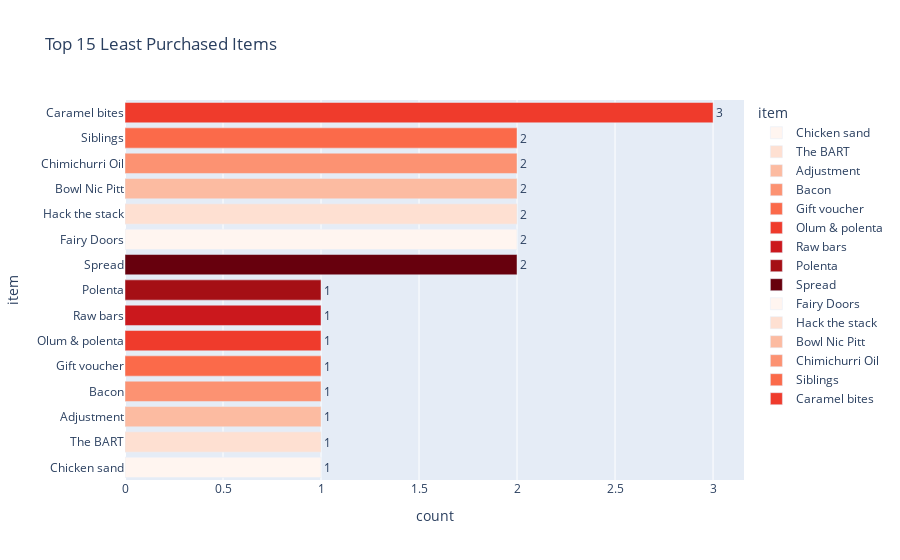

Notebook cell for this chart:
### Code cell
#BAsic EDA
item_counts = df['Item'].value_counts()

filtered_items = item_counts

least_items = filtered_items.nsmallest(15).reset_index()
least_items.columns = ['item', 'count']

fig = px.bar(
    least_items,
    x='count',
    y='item',
    orientation='h',
    title='Top 15 Least Purchased Items',
    text='count',
    color='item',
    color_discrete_sequence=px.colors.sequential.Reds
)

fig.update_traces(textposition='outside')
fig.update_layout(yaxis={'categoryorder': 'total ascending'})
fig.show()

### Figure 1 — Plotly figure (JSON) as saved in the notebook; plotly's stock layout.template omitted (floating-point values rounded to 4 significant figures)
{"data": [{"alignmentgroup": "True", "hovertemplate": "item=%{y}<br>count=%{text}<extra></extra>", "legendgroup": "Chicken sand", "marker": {"color": "rgb(255,245,240)", "pattern": {"shape": ""}}, "name": "Chicken sand", "offsetgroup": "Chicken sand", "orientation": "h", "showlegend": true, "text": [1], "textposition": "outside", "type": "bar", "x": [1], "xaxis": "x", "y": ["Chicken sand"], "yaxis": "y"}, {"alignmentgroup": "True", "hovertemplate": "item=%{y}<br>count=%{text}<extra></extra>", "legendgroup": "The BART", "marker": {"color": "rgb(254,224,210)", "pattern": {"shape": ""}}, "name": "The BART", "offsetgroup": "The BART", "orientation": "h", "showlegend": true, "text": [1], "textposition": "outside", "type": "bar", "x": [1], "xaxis": "x", "y": ["The BART"], "yaxis": "y"}, {"alignmentgroup": "True", "hovertemplate": "item=%{y}<br>count=%{text}<extra></extra>", "legendgroup": "Adjustment", "marker": {"color": "rgb(252,187,161)", "pattern": {"shape": ""}}, "name": "Adjustment", "offsetgroup": "Adjustment", "orientation": "h", "showlegend": true, "text": [1], "textposition": "outside", "type": "bar", "x": [1], "xaxis": "x", "y": ["Adjustment"], "yaxis": "y"}, {"alignmentgroup": "True", "hovertemplate": "item=%{y}<br>count=%{text}<extra></extra>", "legendgroup": "Bacon", "marker": {"color": "rgb(252,146,114)", "pattern": {"shape": ""}}, "name": "Bacon", "offsetgroup": "Bacon", "orientation": "h", "showlegend": true, "text": [1], "textposition": "outside", "type": "bar", "x": [1], "xaxis": "x", "y": ["Bacon"], "yaxis": "y"}, {"alignmentgroup": "True", "hovertemplate": "item=%{y}<br>count=%{text}<extra></extra>", "legendgroup": "Gift voucher", "marker": {"color": "rgb(251,106,74)", "pattern": {"shape": ""}}, "name": "Gift voucher", "offsetgroup": "Gift voucher", "orientation": "h", "showlegend": true, "text": [1], "textposition": "outside", "type": "bar", "x": [1], "xaxis": "x", "y": ["Gift voucher"], "yaxis": "y"}, {"alignmentgroup": "True", "hovertemplate": "item=%{y}<br>count=%{text}<extra></extra>", "legendgroup": "Olum & polenta", "marker": {"color": "rgb(239,59,44)", "pattern": {"shape": ""}}, "name": "Olum & polenta", "offsetgroup": "Olum & polenta", "orientation": "h", "showlegend": true, "text": [1], "textposition": "outside", "type": "bar", "x": [1], "xaxis": "x", "y": ["Olum & polenta"], "yaxis": "y"}, {"alignmentgroup": "True", "hovertemplate": "item=%{y}<br>count=%{text}<extra></extra>", "legendgroup": "Raw bars", "marker": {"color": "rgb(203,24,29)", "pattern": {"shape": ""}}, "name": "Raw bars", "offsetgroup": "Raw bars", "orientation": "h", "showlegend": true, "text": [1], "textposition": "outside", "type": "bar", "x": [1], "xaxis": "x", "y": ["Raw bars"], "yaxis": "y"}, {"alignmentgroup": "True", "hovertemplate": "item=%{y}<br>count=%{text}<extra></extra>", "legendgroup": "Polenta", "marker": {"color": "rgb(165,15,21)", "pattern": {"shape": ""}}, "name": "Polenta", "offsetgroup": "Polenta", "orientation": "h", "showlegend": true, "text": [1], "textposition": "outside", "type": "bar", "x": [1], "xaxis": "x", "y": ["Polenta"], "yaxis": "y"}, {"alignmentgroup": "True", "hovertemplate": "item=%{y}<br>count=%{text}<extra></extra>", "legendgroup": "Spread", "marker": {"color": "rgb(103,0,13)", "pattern": {"shape": ""}}, "name": "Spread", "offsetgroup": "Spread", "orientation": "h", "showlegend": true, "text": [2], "textposition": "outside", "type": "bar", "x": [2], "xaxis": "x", "y": ["Spread"], "yaxis": "y"}, {"alignmentgroup": "True", "hovertemplate": "item=%{y}<br>count=%{text}<extra></extra>", "legendgroup": "Fairy Doors", "marker": {"color": "rgb(255,245,240)", "pattern": {"shape": ""}}, "name": "Fairy Doors", "offsetgroup": "Fairy Doors", "orientation": "h", "showlegend": true, "text": [2], "textposition": "outside", "type": "bar", "x": [2], "xaxis": "x", "y": ["Fairy Doors"], "yaxis": "y"}, {"alignmentgroup": "True", "hovertemplate": "item=%{y}<br>count=%{text}<extra></extra>", "legendgroup": "Hack the stack", "marker": {"color": "rgb(254,224,210)", "pattern": {"shape": ""}}, "name": "Hack the stack", "offsetgroup": "Hack the stack", "orientation": "h", "showlegend": true, "text": [2], "textposition": "outside", "type": "bar", "x": [2], "xaxis": "x", "y": ["Hack the stack"], "yaxis": "y"}, {"alignmentgroup": "True", "hovertemplate": "item=%{y}<br>count=%{text}<extra></extra>", "legendgroup": "Bowl Nic Pitt", "marker": {"color": "rgb(252,187,161)", "pattern": {"shape": ""}}, "name": "Bowl Nic Pitt", "offsetgroup": "Bowl Nic Pitt", "orientation": "h", "showlegend": true, "text": [2], "textposition": "outside", "type": "bar", "x": [2], "xaxis": "x", "y": ["Bowl Nic Pitt"], "yaxis": "y"}, {"alignmentgroup": "True", "hovertemplate": "item=%{y}<br>count=%{text}<extra></extra>", "legendgroup": "Chimichurri Oil", "marker": {"color": "rgb(252,146,114)", "pattern": {"shape": ""}}, "name": "Chimichurri Oil", "offsetgroup": "Chimichurri Oil", "orientation": "h", "showlegend": true, "text": [2], "textposition": "outside", "type": "bar", "x": [2], "xaxis": "x", "y": ["Chimichurri Oil"], "yaxis": "y"}, {"alignmentgroup": "True", "hovertemplate": "item=%{y}<br>count=%{text}<extra></extra>", "legendgroup": "Siblings", "marker": {"color": "rgb(251,106,74)", "pattern": {"shape": ""}}, "name": "Siblings", "offsetgroup": "Siblings", "orientation": "h", "showlegend": true, "text": [2], "textposition": "outside", "type": "bar", "x": [2], "xaxis": "x", "y": ["Siblings"], "yaxis": "y"}, {"alignmentgroup": "True", "hovertemplate": "item=%{y}<br>count=%{text}<extra></extra>", "legendgroup": "Caramel bites", "marker": {"color": "rgb(239,59,44)", "pattern": {"shape": ""}}, "name": "Caramel bites", "offsetgroup": "Caramel bites", "orientation": "h", "showlegend": true, "text": [3], "textposition": "outside", "type": "bar", "x": [3], "xaxis": "x", "y": ["Caramel bites"], "yaxis": "y"}], "layout": {"autosize": true, "barmode": "relative", "legend": {"title": {"text": "item"}, "tracegroupgap": 0}, "title": {"text": "Top 15 Least Purchased Items"}, "xaxis": {"anchor": "y", "autorange": true, "domain": [0, 1], "range": [0, 3.158], "title": {"text": "count"}, "type": "linear"}, "yaxis": {"anchor": "x", "autorange": true, "categoryarray": ["Caramel bites", "Siblings", "Chimichurri Oil", "Bowl Nic Pitt", "Hack the stack", "Fairy Doors", "Spread", "Polenta", "Raw bars", "Olum & polenta", "Gift voucher", "Bacon", "Adjustment", "The BART", "Chicken sand"], "categoryorder": "total ascending", "domain": [0, 1], "range": [-0.5, 14.5], "title": {"text": "item"}, "type": "category"}}}
